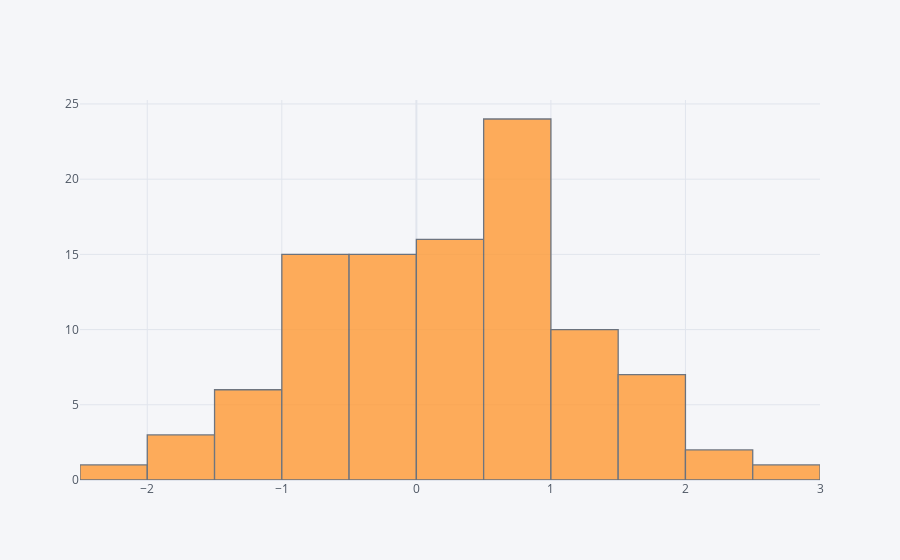

Notebook cell for this chart:
### Code cell
df['A'].iplot(kind='hist')

### Figure 1 — Plotly figure (JSON) as saved in the notebook; plotly's stock layout.template omitted (floating-point values rounded to 4 significant figures)
{"data": [{"histfunc": "count", "histnorm": "", "marker": {"color": "rgba(255, 153, 51, 1.0)", "line": {"color": "#4D5663", "width": 1.3}}, "name": "A", "opacity": 0.8, "orientation": "v", "type": "histogram", "x": [1.238, 0.3675, -0.7024, -0.5169, -0.4036, 0.4141, 0.4728, 1.653, -0.4604, 0.7546, 0.4875, -0.747, 1.982, -1.15, 0.8169, 0.266, 1.543, 0.8674, 1.125, 0.6998, 1.215, -0.4742, 0.936, -0.8404, -0.2049, 2.22, -0.5081, 0.7028, 1.544, -0.1619, -0.1644, -1.342, 0.5391, -1.133, 0.9272, 1.647, 0.5479, -1.722, 0.8369, 1.076, -1.451, -0.1202, -0.008381, 0.7097, 0.984, -1.707, 0.1791, 1.617, -0.2231, -0.1054, 2.27, -1.092, -0.7146, 0.6231, 0.1674, -0.04632, -1.176, 1.062, 1.424, 0.7806, 1.279, 0.6245, -1.604, 1.121, -0.3264, -0.1629, 0.08623, -0.9725, -0.9823, 0.8781, 0.3637, -0.7919, 0.04024, 0.475, -0.8245, 0.9022, 0.2299, 1.993, 0.8859, -0.5762, 1.442, 0.04813, 0.7227, -0.7242, -0.2518, -0.5951, -0.7511, 0.4342, 1.163, -0.1106, -0.8504, 0.9836, 2.769, 0.8379, 0.8344, 0.7509, 0.4253, 0.5105, 0.1127, -2.023]}], "layout": {"autosize": true, "barmode": "overlay", "legend": {"bgcolor": "#F5F6F9", "font": {"color": "#4D5663"}}, "paper_bgcolor": "#F5F6F9", "plot_bgcolor": "#F5F6F9", "title": {"font": {"color": "#4D5663"}}, "xaxis": {"autorange": true, "gridcolor": "#E1E5ED", "range": [-2.5, 3], "showgrid": true, "tickfont": {"color": "#4D5663"}, "title": {"font": {"color": "#4D5663"}, "text": ""}, "type": "linear", "zerolinecolor": "#E1E5ED"}, "yaxis": {"autorange": true, "gridcolor": "#E1E5ED", "range": [0, 25.26], "showgrid": true, "tickfont": {"color": "#4D5663"}, "title": {"font": {"color": "#4D5663"}, "text": ""}, "zerolinecolor": "#E1E5ED"}}}
